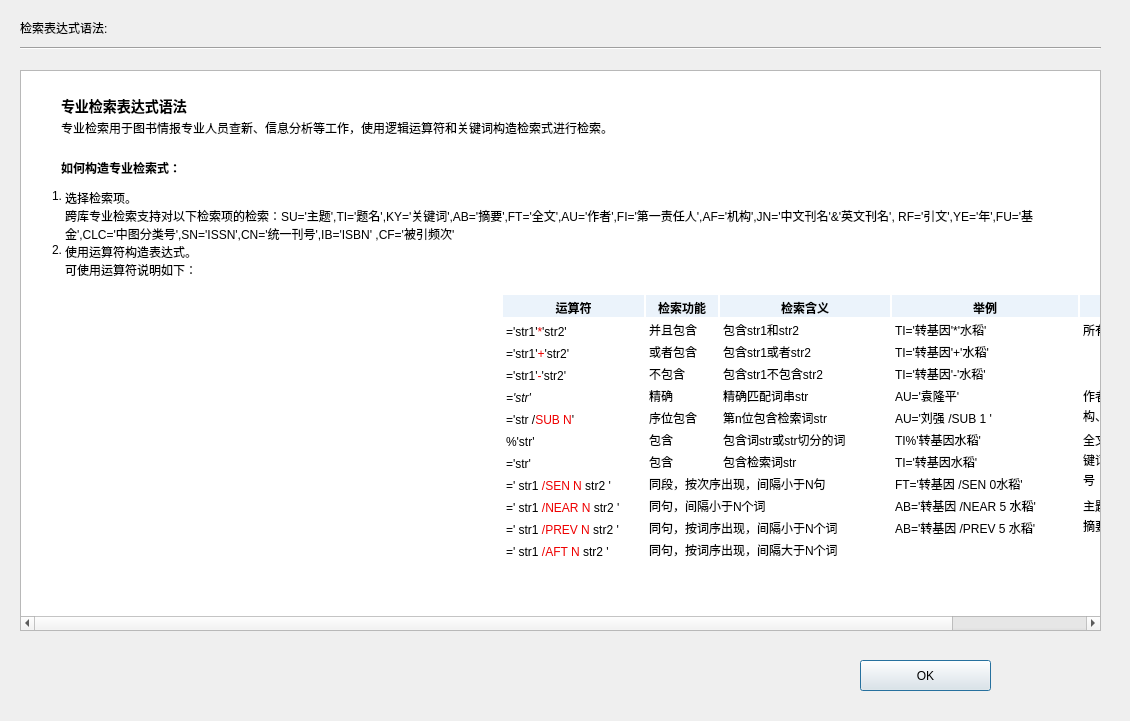
 <widget class="QDialog" name="HelpDialog_For_Admin">
  <property name="geometry">
   <rect>
    <x>0</x>
    <y>0</y>
    <width>1130</width>
    <height>721</height>
   </rect>
  </property>
  <property name="sizePolicy">
   <sizepolicy hsizetype="Fixed" vsizetype="Fixed">
    <horstretch>0</horstretch>
    <verstretch>0</verstretch>
   </sizepolicy>
  </property>
  <property name="windowTitle">
   <string>Dialog</string>
  </property>
  <widget class="QTextBrowser" name="textBrowser">
   <property name="geometry">
    <rect>
     <x>20</x>
     <y>70</y>
     <width>1081</width>
     <height>561</height>
    </rect>
   </property>
   <property name="html">
    <string>&lt;!DOCTYPE HTML PUBLIC &quot;-//W3C//DTD HTML 4.0//EN&quot; &quot;http://www.w3.org/TR/REC-html40/strict.dtd&quot;&gt;
&lt;html&gt;&lt;head&gt;&lt;meta name=&quot;qrichtext&quot; content=&quot;1&quot; /&gt;&lt;style type=&quot;text/css&quot;&gt;
p, li { white-space: pre-wrap; }
&lt;/style&gt;&lt;/head&gt;&lt;body style=&quot; font-family:'SimSun'; font-size:9pt; font-weight:400; font-style:normal;&quot;&gt;
&lt;p style=&quot;-qt-paragraph-type:empty; margin-top:0px; margin-bottom:0px; margin-left:36px; margin-right:36px; -qt-block-indent:0; text-indent:0px; line-height:20px;&quot;&gt;&lt;br /&gt;&lt;/p&gt;
&lt;p style=&quot; margin-top:0px; margin-bottom:0px; margin-left:36px; margin-right:36px; -qt-block-indent:0; text-indent:0px; line-height:20px;&quot;&gt;&lt;span style=&quot; font-size:14px; font-weight:600; color:#000000;&quot;&gt;专业检索表达式语法&lt;/span&gt;&lt;span style=&quot; font-size:12px; color:#000000;&quot;&gt;       &lt;/span&gt;&lt;/p&gt;
&lt;p style=&quot; margin-top:0px; margin-bottom:0px; margin-left:36px; margin-right:36px; -qt-block-indent:0; text-indent:0px; line-height:20px;&quot;&gt;&lt;span style=&quot; font-size:12px; color:#000000;&quot;&gt;专业检索用于图书情报专业人员查新、信息分析等工作，使用逻辑运算符和关键词构造检索式进行检索。 &lt;/span&gt;&lt;/p&gt;
&lt;p style=&quot;-qt-paragraph-type:empty; margin-top:0px; margin-bottom:0px; margin-left:36px; margin-right:36px; -qt-block-indent:0; text-indent:0px; line-height:20px;&quot;&gt;&lt;br /&gt;&lt;/p&gt;
&lt;p style=&quot; margin-top:0px; margin-bottom:0px; margin-left:36px; margin-right:36px; -qt-block-indent:0; text-indent:0px; line-height:20px;&quot;&gt;&lt;span style=&quot; font-size:12px; font-weight:600; color:#000000;&quot;&gt;如何构造专业检索式：&lt;/span&gt;&lt;/p&gt;
&lt;ol style=&quot;margin-top: 0px; margin-bottom: 0px; margin-left: 0px; margin-right: 0px; -qt-list-indent: 1;&quot;&gt;&lt;li style=&quot; font-size:12px; color:#000000;&quot; style=&quot; margin-top:12px; margin-bottom:0px; margin-left:0px; margin-right:0px; -qt-block-indent:0; text-indent:0px;&quot;&gt;&lt;span style=&quot; font-size:12px;&quot;&gt;选择检索项。&lt;br /&gt;跨库专业检索支持对以下检索项的检索：SU='主题',TI='题名',KY='关键词',AB='摘要',FT='全文',AU='作者',FI='第一责任人',AF='机构',JN='中文刊名'&amp;amp;'英文刊名', RF='引文',YE='年',FU='基金',CLC='中图分类号',SN='ISSN',CN='统一刊号',IB='ISBN' ,CF='被引频次'&lt;/span&gt;&lt;/li&gt;
&lt;li style=&quot; font-size:12px; color:#000000;&quot; style=&quot; margin-top:0px; margin-bottom:0px; margin-left:0px; margin-right:0px; -qt-block-indent:0; text-indent:0px;&quot;&gt;&lt;span style=&quot; font-size:12px;&quot;&gt;使用运算符构造表达式。&lt;br /&gt;可使用运算符说明如下：&lt;/span&gt;&lt;/li&gt;
&lt;p style=&quot;-qt-paragraph-type:empty; margin-top:0px; margin-bottom:0px; margin-left:0px; margin-right:0px; -qt-block-indent:1; text-indent:0px; font-size:12px; color:#000000;&quot;&gt;&lt;br /&gt;&lt;/p&gt;
&lt;p style=&quot;-qt-paragraph-type:empty; margin-top:0px; margin-bottom:0px; margin-left:0px; margin-right:0px; -qt-block-indent:0; text-indent:0px; font-size:12px; color:#000000;&quot;&gt;&lt;br /&gt;&lt;/p&gt;
&lt;table border=&quot;0&quot; style=&quot; margin-top:0px; margin-bottom:0px; margin-left:436px; margin-right:36px;&quot; cellspacing=&quot;2&quot; cellpadding=&quot;0&quot;&gt;
&lt;tr&gt;
&lt;td width=&quot;141&quot; bgcolor=&quot;#ebf3fb&quot; style=&quot; vertical-align:top;&quot;&gt;
&lt;p align=&quot;center&quot; style=&quot; margin-top:0px; margin-bottom:0px; margin-left:0px; margin-right:0px; -qt-block-indent:0; text-indent:0px; line-height:22px;&quot;&gt;&lt;span style=&quot; font-size:12px; font-weight:600; color:#000000; background-color:#ebf3fb;&quot;&gt;运算符&lt;/span&gt;&lt;/p&gt;&lt;/td&gt;
&lt;td width=&quot;72&quot; bgcolor=&quot;#ebf3fb&quot; style=&quot; vertical-align:top;&quot;&gt;
&lt;p align=&quot;center&quot; style=&quot; margin-top:0px; margin-bottom:0px; margin-left:0px; margin-right:0px; -qt-block-indent:0; text-indent:0px; line-height:22px;&quot;&gt;&lt;span style=&quot; font-size:12px; font-weight:600; color:#000000; background-color:#ebf3fb;&quot;&gt;检索功能&lt;/span&gt;&lt;/p&gt;&lt;/td&gt;
&lt;td width=&quot;170&quot; bgcolor=&quot;#ebf3fb&quot; style=&quot; vertical-align:top;&quot;&gt;
&lt;p align=&quot;center&quot; style=&quot; margin-top:0px; margin-bottom:0px; margin-left:0px; margin-right:0px; -qt-block-indent:0; text-indent:0px; line-height:22px;&quot;&gt;&lt;span style=&quot; font-size:12px; font-weight:600; color:#000000; background-color:#ebf3fb;&quot;&gt;检索含义&lt;/span&gt;&lt;/p&gt;&lt;/td&gt;
&lt;td width=&quot;186&quot; bgcolor=&quot;#ebf3fb&quot; style=&quot; vertical-align:top;&quot;&gt;
&lt;p align=&quot;center&quot; style=&quot; margin-top:0px; margin-bottom:0px; margin-left:0px; margin-right:0px; -qt-block-indent:0; text-indent:0px; line-height:22px;&quot;&gt;&lt;span style=&quot; font-size:12px; font-weight:600; color:#000000; background-color:#ebf3fb;&quot;&gt;举例&lt;/span&gt;&lt;/p&gt;&lt;/td&gt;
&lt;td width=&quot;135&quot; bgcolor=&quot;#ebf3fb&quot; style=&quot; vertical-align:top;&quot;&gt;
&lt;p align=&quot;center&quot; style=&quot; margin-top:0px; margin-bottom:0px; margin-left:0px; margin-right:0px; -qt-block-indent:0; text-indent:0px; line-height:22px;&quot;&gt;&lt;span style=&quot; font-size:12px; font-weight:600; color:#000000; background-color:#ebf3fb;&quot;&gt;适用检索项&lt;/span&gt;&lt;/p&gt;&lt;/td&gt;&lt;/tr&gt;
&lt;tr&gt;
&lt;td style=&quot; vertical-align:top; padding-left:3; padding-right:3; padding-top:0; padding-bottom:0;&quot;&gt;
&lt;p style=&quot; margin-top:0px; margin-bottom:0px; margin-left:0px; margin-right:0px; -qt-block-indent:0; text-indent:0px; line-height:20px;&quot;&gt;&lt;span style=&quot; font-family:'??'; font-size:12px; color:#000000;&quot;&gt;='str1'&lt;/span&gt;&lt;span style=&quot; font-family:'??'; font-size:12px; color:#ee0000;&quot;&gt;*&lt;/span&gt;&lt;span style=&quot; font-family:'??'; font-size:12px; color:#000000;&quot;&gt;'str2'&lt;/span&gt;&lt;/p&gt;&lt;/td&gt;
&lt;td style=&quot; vertical-align:top; padding-left:3; padding-right:3; padding-top:0; padding-bottom:0;&quot;&gt;
&lt;p style=&quot; margin-top:0px; margin-bottom:0px; margin-left:0px; margin-right:0px; -qt-block-indent:0; text-indent:0px; line-height:20px;&quot;&gt;&lt;span style=&quot; font-family:'??'; font-size:12px; color:#000000;&quot;&gt;并且包含&lt;/span&gt;&lt;/p&gt;&lt;/td&gt;
&lt;td style=&quot; vertical-align:top; padding-left:3; padding-right:3; padding-top:0; padding-bottom:0;&quot;&gt;
&lt;p style=&quot; margin-top:0px; margin-bottom:0px; margin-left:0px; margin-right:0px; -qt-block-indent:0; text-indent:0px; line-height:20px;&quot;&gt;&lt;span style=&quot; font-family:'??'; font-size:12px; color:#000000;&quot;&gt;包含str1和str2&lt;/span&gt;&lt;/p&gt;&lt;/td&gt;
&lt;td style=&quot; vertical-align:top; padding-left:3; padding-right:3; padding-top:0; padding-bottom:0;&quot;&gt;
&lt;p style=&quot; margin-top:0px; margin-bottom:0px; margin-left:0px; margin-right:0px; -qt-block-indent:0; text-indent:0px; line-height:20px;&quot;&gt;&lt;span style=&quot; font-family:'??'; font-size:12px; color:#000000;&quot;&gt;TI='转基因'*'水稻'&lt;/span&gt;&lt;/p&gt;&lt;/td&gt;
&lt;td rowspan=&quot;3&quot; style=&quot; vertical-align:top; padding-left:3; padding-right:3; padding-top:0; padding-bottom:0;&quot;&gt;
&lt;p style=&quot; margin-top:0px; margin-bottom:0px; margin-left:0px; margin-right:0px; -qt-block-indent:0; text-indent:0px; line-height:20px;&quot;&gt;&lt;span style=&quot; font-family:'??'; font-size:12px; color:#000000;&quot;&gt;所有检索项&lt;/span&gt;&lt;/p&gt;&lt;/td&gt;&lt;/tr&gt;
&lt;tr&gt;
&lt;td style=&quot; vertical-align:top; padding-left:3; padding-right:3; padding-top:0; padding-bottom:0;&quot;&gt;
&lt;p style=&quot; margin-top:0px; margin-bottom:0px; margin-left:0px; margin-right:0px; -qt-block-indent:0; text-indent:0px; line-height:20px;&quot;&gt;&lt;span style=&quot; font-family:'??'; font-size:12px; color:#000000;&quot;&gt;='str1'&lt;/span&gt;&lt;span style=&quot; font-family:'??'; font-size:12px; color:#ee0000;&quot;&gt;+&lt;/span&gt;&lt;span style=&quot; font-family:'??'; font-size:12px; color:#000000;&quot;&gt;'str2'&lt;/span&gt;&lt;/p&gt;&lt;/td&gt;
&lt;td style=&quot; vertical-align:top; padding-left:3; padding-right:3; padding-top:0; padding-bottom:0;&quot;&gt;
&lt;p style=&quot; margin-top:0px; margin-bottom:0px; margin-left:0px; margin-right:0px; -qt-block-indent:0; text-indent:0px; line-height:20px;&quot;&gt;&lt;span style=&quot; font-family:'??'; font-size:12px; color:#000000;&quot;&gt;或者包含&lt;/span&gt;&lt;/p&gt;&lt;/td&gt;
&lt;td style=&quot; vertical-align:top; padding-left:3; padding-right:3; padding-top:0; padding-bottom:0;&quot;&gt;
&lt;p style=&quot; margin-top:0px; margin-bottom:0px; margin-left:0px; margin-right:0px; -qt-block-indent:0; text-indent:0px; line-height:20px;&quot;&gt;&lt;span style=&quot; font-family:'??'; font-size:12px; color:#000000;&quot;&gt;包含str1或者str2&lt;/span&gt;&lt;/p&gt;&lt;/td&gt;
&lt;td style=&quot; vertical-align:top; padding-left:3; padding-right:3; padding-top:0; padding-bottom:0;&quot;&gt;
&lt;p style=&quot; margin-top:0px; margin-bottom:0px; margin-left:0px; margin-right:0px; -qt-block-indent:0; text-indent:0px; line-height:20px;&quot;&gt;&lt;span style=&quot; font-family:'??'; font-size:12px; color:#000000;&quot;&gt;TI='转基因'+'水稻'&lt;/span&gt;&lt;/p&gt;&lt;/td&gt;&lt;/tr&gt;
&lt;tr&gt;
&lt;td style=&quot; vertical-align:top; padding-left:3; padding-right:3; padding-top:0; padding-bottom:0;&quot;&gt;
&lt;p style=&quot; margin-top:0px; margin-bottom:0px; margin-left:0px; margin-right:0px; -qt-block-indent:0; text-indent:0px; line-height:20px;&quot;&gt;&lt;span style=&quot; font-family:'??'; font-size:12px; color:#000000;&quot;&gt;='str1'&lt;/span&gt;&lt;span style=&quot; font-family:'??'; font-size:12px; color:#ee0000;&quot;&gt;-&lt;/span&gt;&lt;span style=&quot; font-family:'??'; font-size:12px; color:#000000;&quot;&gt;'str2'&lt;/span&gt;&lt;/p&gt;&lt;/td&gt;
&lt;td style=&quot; vertical-align:top; padding-left:3; padding-right:3; padding-top:0; padding-bottom:0;&quot;&gt;
&lt;p style=&quot; margin-top:0px; margin-bottom:0px; margin-left:0px; margin-right:0px; -qt-block-indent:0; text-indent:0px; line-height:20px;&quot;&gt;&lt;span style=&quot; font-family:'??'; font-size:12px; color:#000000;&quot;&gt;不包含&lt;/span&gt;&lt;/p&gt;&lt;/td&gt;
&lt;td style=&quot; vertical-align:top; padding-left:3; padding-right:3; padding-top:0; padding-bottom:0;&quot;&gt;
&lt;p style=&quot; margin-top:0px; margin-bottom:0px; margin-left:0px; margin-right:0px; -qt-block-indent:0; text-indent:0px; line-height:20px;&quot;&gt;&lt;span style=&quot; font-family:'??'; font-size:12px; color:#000000;&quot;&gt;包含str1不包含str2&lt;/span&gt;&lt;/p&gt;&lt;/td&gt;
&lt;td style=&quot; vertical-align:top; padding-left:3; padding-right:3; padding-top:0; padding-bottom:0;&quot;&gt;
&lt;p style=&quot; margin-top:0px; margin-bottom:0px; margin-left:0px; margin-right:0px; -qt-block-indent:0; text-indent:0px; line-height:20px;&quot;&gt;&lt;span style=&quot; font-family:'??'; font-size:12px; color:#000000;&quot;&gt;TI='转基因'-'水稻'&lt;/span&gt;&lt;/p&gt;&lt;/td&gt;&lt;/tr&gt;
&lt;tr&gt;
&lt;td style=&quot; vertical-align:top; padding-left:3; padding-right:3; padding-top:0; padding-bottom:0;&quot;&gt;
&lt;p style=&quot; margin-top:0px; margin-bottom:0px; margin-left:0px; margin-right:0px; -qt-block-indent:0; text-indent:0px; line-height:20px;&quot;&gt;&lt;span style=&quot; font-family:'??'; font-size:12px; font-style:italic; color:#000000;&quot;&gt;='str'&lt;/span&gt;&lt;/p&gt;&lt;/td&gt;
&lt;td style=&quot; vertical-align:top; padding-left:3; padding-right:3; padding-top:0; padding-bottom:0;&quot;&gt;
&lt;p style=&quot; margin-top:0px; margin-bottom:0px; margin-left:0px; margin-right:0px; -qt-block-indent:0; text-indent:0px; line-height:20px;&quot;&gt;&lt;span style=&quot; font-family:'??'; font-size:12px; color:#000000;&quot;&gt;精确&lt;/span&gt;&lt;/p&gt;&lt;/td&gt;
&lt;td style=&quot; vertical-align:top; padding-left:3; padding-right:3; padding-top:0; padding-bottom:0;&quot;&gt;
&lt;p style=&quot; margin-top:0px; margin-bottom:0px; margin-left:0px; margin-right:0px; -qt-block-indent:0; text-indent:0px; line-height:20px;&quot;&gt;&lt;span style=&quot; font-family:'??'; font-size:12px; color:#000000;&quot;&gt;精确匹配词串str&lt;/span&gt;&lt;/p&gt;&lt;/td&gt;
&lt;td style=&quot; vertical-align:top; padding-left:3; padding-right:3; padding-top:0; padding-bottom:0;&quot;&gt;
&lt;p style=&quot; margin-top:0px; margin-bottom:0px; margin-left:0px; margin-right:0px; -qt-block-indent:0; text-indent:0px; line-height:20px;&quot;&gt;&lt;span style=&quot; font-family:'??'; font-size:12px; color:#000000;&quot;&gt;AU='袁隆平'&lt;/span&gt;&lt;/p&gt;&lt;/td&gt;
&lt;td rowspan=&quot;2&quot; style=&quot; vertical-align:top; padding-left:3; padding-right:3; padding-top:0; padding-bottom:0;&quot;&gt;
&lt;p style=&quot; margin-top:0px; margin-bottom:0px; margin-left:0px; margin-right:0px; -qt-block-indent:0; text-indent:0px; line-height:20px;&quot;&gt;&lt;span style=&quot; font-family:'??'; font-size:12px; color:#000000;&quot;&gt;作者、第一责任人、机构、中文刊名&amp;amp;英文刊名&lt;/span&gt;&lt;/p&gt;&lt;/td&gt;&lt;/tr&gt;
&lt;tr&gt;
&lt;td style=&quot; vertical-align:top; padding-left:3; padding-right:3; padding-top:0; padding-bottom:0;&quot;&gt;
&lt;p style=&quot; margin-top:0px; margin-bottom:0px; margin-left:0px; margin-right:0px; -qt-block-indent:0; text-indent:0px; line-height:20px;&quot;&gt;&lt;span style=&quot; font-family:'??'; font-size:12px; color:#000000;&quot;&gt;='str /&lt;/span&gt;&lt;span style=&quot; font-family:'??'; font-size:12px; color:#ee0000;&quot;&gt;SUB N&lt;/span&gt;&lt;span style=&quot; font-family:'??'; font-size:12px; color:#000000;&quot;&gt;'&lt;/span&gt;&lt;/p&gt;&lt;/td&gt;
&lt;td style=&quot; vertical-align:top; padding-left:3; padding-right:3; padding-top:0; padding-bottom:0;&quot;&gt;
&lt;p style=&quot; margin-top:0px; margin-bottom:0px; margin-left:0px; margin-right:0px; -qt-block-indent:0; text-indent:0px; line-height:20px;&quot;&gt;&lt;span style=&quot; font-family:'??'; font-size:12px; color:#000000;&quot;&gt;序位包含&lt;/span&gt;&lt;/p&gt;&lt;/td&gt;
&lt;td style=&quot; vertical-align:top; padding-left:3; padding-right:3; padding-top:0; padding-bottom:0;&quot;&gt;
&lt;p style=&quot; margin-top:0px; margin-bottom:0px; margin-left:0px; margin-right:0px; -qt-block-indent:0; text-indent:0px; line-height:20px;&quot;&gt;&lt;span style=&quot; font-family:'??'; font-size:12px; color:#000000;&quot;&gt;第n位包含检索词str&lt;/span&gt;&lt;/p&gt;&lt;/td&gt;
&lt;td style=&quot; vertical-align:top; padding-left:3; padding-right:3; padding-top:0; padding-bottom:0;&quot;&gt;
&lt;p style=&quot; margin-top:0px; margin-bottom:0px; margin-left:0px; margin-right:0px; -qt-block-indent:0; text-indent:0px; line-height:20px;&quot;&gt;&lt;span style=&quot; font-family:'??'; font-size:12px; color:#000000;&quot;&gt;AU='刘强 /SUB 1 '&lt;/span&gt;&lt;/p&gt;&lt;/td&gt;&lt;/tr&gt;
&lt;tr&gt;
&lt;td style=&quot; vertical-align:top; padding-left:3; padding-right:3; padding-top:0; padding-bottom:0;&quot;&gt;
&lt;p style=&quot; margin-top:0px; margin-bottom:0px; margin-left:0px; margin-right:0px; -qt-block-indent:0; text-indent:0px; line-height:20px;&quot;&gt;&lt;span style=&quot; font-family:'??'; font-size:12px; color:#000000;&quot;&gt;%'str'&lt;/span&gt;&lt;/p&gt;&lt;/td&gt;
&lt;td style=&quot; vertical-align:top; padding-left:3; padding-right:3; padding-top:0; padding-bottom:0;&quot;&gt;
&lt;p style=&quot; margin-top:0px; margin-bottom:0px; margin-left:0px; margin-right:0px; -qt-block-indent:0; text-indent:0px; line-height:20px;&quot;&gt;&lt;span style=&quot; font-family:'??'; font-size:12px; color:#000000;&quot;&gt;包含&lt;/span&gt;&lt;/p&gt;&lt;/td&gt;
&lt;td style=&quot; vertical-align:top; padding-left:3; padding-right:3; padding-top:0; padding-bottom:0;&quot;&gt;
&lt;p style=&quot; margin-top:0px; margin-bottom:0px; margin-left:0px; margin-right:0px; -qt-block-indent:0; text-indent:0px; line-height:20px;&quot;&gt;&lt;span style=&quot; font-family:'??'; font-size:12px; color:#000000;&quot;&gt;包含词str或str切分的词&lt;/span&gt;&lt;/p&gt;&lt;/td&gt;
&lt;td style=&quot; vertical-align:top; padding-left:3; padding-right:3; padding-top:0; padding-bottom:0;&quot;&gt;
&lt;p style=&quot; margin-top:0px; margin-bottom:0px; margin-left:0px; margin-right:0px; -qt-block-indent:0; text-indent:0px; line-height:20px;&quot;&gt;&lt;span style=&quot; font-family:'??'; font-size:12px; color:#000000;&quot;&gt;TI%'转基因水稻'&lt;/span&gt;&lt;/p&gt;&lt;/td&gt;
&lt;td rowspan=&quot;3&quot; style=&quot; vertical-align:top; padding-left:3; padding-right:3; padding-top:0; padding-bottom:0;&quot;&gt;
&lt;p style=&quot; margin-top:0px; margin-bottom:0px; margin-left:0px; margin-right:0px; -qt-block-indent:0; text-indent:0px; line-height:20px;&quot;&gt;&lt;span style=&quot; font-family:'??'; font-size:12px; color:#000000;&quot;&gt;全文、主题、题名、关键词、摘要、中图分类号&lt;/span&gt;&lt;/p&gt;&lt;/td&gt;&lt;/tr&gt;
&lt;tr&gt;
&lt;td style=&quot; vertical-align:top; padding-left:3; padding-right:3; padding-top:0; padding-bottom:0;&quot;&gt;
&lt;p style=&quot; margin-top:0px; margin-bottom:0px; margin-left:0px; margin-right:0px; -qt-block-indent:0; text-indent:0px; line-height:20px;&quot;&gt;&lt;span style=&quot; font-family:'??'; font-size:12px; color:#000000;&quot;&gt;='str'&lt;/span&gt;&lt;/p&gt;&lt;/td&gt;
&lt;td style=&quot; vertical-align:top; padding-left:3; padding-right:3; padding-top:0; padding-bottom:0;&quot;&gt;
&lt;p style=&quot; margin-top:0px; margin-bottom:0px; margin-left:0px; margin-right:0px; -qt-block-indent:0; text-indent:0px; line-height:20px;&quot;&gt;&lt;span style=&quot; font-family:'??'; font-size:12px; color:#000000;&quot;&gt;包含&lt;/span&gt;&lt;/p&gt;&lt;/td&gt;
&lt;td style=&quot; vertical-align:top; padding-left:3; padding-right:3; padding-top:0; padding-bottom:0;&quot;&gt;
&lt;p style=&quot; margin-top:0px; margin-bottom:0px; margin-left:0px; margin-right:0px; -qt-block-indent:0; text-indent:0px; line-height:20px;&quot;&gt;&lt;span style=&quot; font-family:'??'; font-size:12px; color:#000000;&quot;&gt;包含检索词str&lt;/span&gt;&lt;/p&gt;&lt;/td&gt;
&lt;td style=&quot; vertical-align:top; padding-left:3; padding-right:3; padding-top:0; padding-bottom:0;&quot;&gt;
&lt;p style=&quot; margin-top:0px; margin-bottom:0px; margin-left:0px; margin-right:0px; -qt-block-indent:0; text-indent:0px; line-height:20px;&quot;&gt;&lt;span style=&quot; font-family:'??'; font-size:12px; color:#000000;&quot;&gt;TI='转基因水稻'&lt;/span&gt;&lt;/p&gt;&lt;/td&gt;&lt;/tr&gt;
&lt;tr&gt;
&lt;td style=&quot; vertical-align:top; padding-left:3; padding-right:3; padding-top:0; padding-bottom:0;&quot;&gt;
&lt;p style=&quot; margin-top:0px; margin-bottom:0px; margin-left:0px; margin-right:0px; -qt-block-indent:0; text-indent:0px; line-height:20px;&quot;&gt;&lt;span style=&quot; font-family:'??'; font-size:12px; color:#000000;&quot;&gt;=' str1 &lt;/span&gt;&lt;span style=&quot; font-family:'??'; font-size:12px; color:#ee0000;&quot;&gt;/SEN N&lt;/span&gt;&lt;span style=&quot; font-family:'??'; font-size:12px; color:#000000;&quot;&gt; str2 '&lt;/span&gt;&lt;/p&gt;&lt;/td&gt;
&lt;td colspan=&quot;2&quot; style=&quot; vertical-align:top; padding-left:3; padding-right:3; padding-top:0; padding-bottom:0;&quot;&gt;
&lt;p style=&quot; margin-top:0px; margin-bottom:0px; margin-left:0px; margin-right:0px; -qt-block-indent:0; text-indent:0px; line-height:20px;&quot;&gt;&lt;span style=&quot; font-family:'??'; font-size:12px; color:#000000;&quot;&gt;同段，按次序出现，间隔小于N句&lt;/span&gt;&lt;/p&gt;&lt;/td&gt;
&lt;td style=&quot; vertical-align:top; padding-left:3; padding-right:3; padding-top:0; padding-bottom:0;&quot;&gt;
&lt;p style=&quot; margin-top:0px; margin-bottom:0px; margin-left:0px; margin-right:0px; -qt-block-indent:0; text-indent:0px; line-height:20px;&quot;&gt;&lt;span style=&quot; font-family:'??'; font-size:12px; color:#000000;&quot;&gt;FT='转基因 /SEN 0水稻'&lt;/span&gt;&lt;/p&gt;&lt;/td&gt;&lt;/tr&gt;
&lt;tr&gt;
&lt;td style=&quot; vertical-align:top; padding-left:3; padding-right:3; padding-top:0; padding-bottom:0;&quot;&gt;
&lt;p style=&quot; margin-top:0px; margin-bottom:0px; margin-left:0px; margin-right:0px; -qt-block-indent:0; text-indent:0px; line-height:20px;&quot;&gt;&lt;span style=&quot; font-family:'??'; font-size:12px; color:#000000;&quot;&gt;=' str1 &lt;/span&gt;&lt;span style=&quot; font-family:'??'; font-size:12px; color:#ee0000;&quot;&gt;/NEAR N&lt;/span&gt;&lt;span style=&quot; font-family:'??'; font-size:12px; color:#000000;&quot;&gt; str2 '&lt;/span&gt;&lt;/p&gt;&lt;/td&gt;
&lt;td colspan=&quot;2&quot; style=&quot; vertical-align:top; padding-left:3; padding-right:3; padding-top:0; padding-bottom:0;&quot;&gt;
&lt;p style=&quot; margin-top:0px; margin-bottom:0px; margin-left:0px; margin-right:0px; -qt-block-indent:0; text-indent:0px; line-height:20px;&quot;&gt;&lt;span style=&quot; font-family:'??'; font-size:12px; color:#000000;&quot;&gt;同句，间隔小于N个词&lt;/span&gt;&lt;/p&gt;&lt;/td&gt;
&lt;td style=&quot; vertical-align:top; padding-left:3; padding-right:3; padding-top:0; padding-bottom:0;&quot;&gt;
&lt;p style=&quot; margin-top:0px; margin-bottom:0px; margin-left:0px; margin-right:0px; -qt-block-indent:0; text-indent:0px; line-height:20px;&quot;&gt;&lt;span style=&quot; font-family:'??'; font-size:12px; color:#000000;&quot;&gt;AB='转基因 /NEAR 5 水稻'&lt;/span&gt;&lt;/p&gt;&lt;/td&gt;
&lt;td rowspan=&quot;5&quot; style=&quot; vertical-align:top; padding-left:3; padding-right:3; padding-top:0; padding-bottom:0;&quot;&gt;
&lt;p style=&quot; margin-top:0px; margin-bottom:0px; margin-left:0px; margin-right:0px; -qt-block-indent:0; text-indent:0px; line-height:20px;&quot;&gt;&lt;span style=&quot; font-family:'??'; font-size:12px; color:#000000;&quot;&gt;主题、题名、关键词、摘要、中图分类号&lt;/span&gt;&lt;/p&gt;&lt;/td&gt;&lt;/tr&gt;
&lt;tr&gt;
&lt;td style=&quot; vertical-align:top; padding-left:3; padding-right:3; padding-top:0; padding-bottom:0;&quot;&gt;
&lt;p style=&quot; margin-top:0px; margin-bottom:0px; margin-left:0px; margin-right:0px; -qt-block-indent:0; text-indent:0px; line-height:20px;&quot;&gt;&lt;span style=&quot; font-family:'??'; font-size:12px; color:#000000;&quot;&gt;=' str1 &lt;/span&gt;&lt;span style=&quot; font-family:'??'; font-size:12px; color:#ee0000;&quot;&gt;/PREV N&lt;/span&gt;&lt;span style=&quot; font-family:'??'; font-size:12px; color:#000000;&quot;&gt; str2 '&lt;/span&gt;&lt;/p&gt;&lt;/td&gt;
&lt;td colspan=&quot;2&quot; style=&quot; vertical-align:top; padding-left:3; padding-right:3; padding-top:0; padding-bottom:0;&quot;&gt;
&lt;p style=&quot; margin-top:0px; margin-bottom:0px; margin-left:0px; margin-right:0px; -qt-block-indent:0; text-indent:0px; line-height:20px;&quot;&gt;&lt;span style=&quot; font-family:'??'; font-size:12px; color:#000000;&quot;&gt;同句，按词序出现，间隔小于N个词&lt;/span&gt;&lt;/p&gt;&lt;/td&gt;
&lt;td style=&quot; vertical-align:top; padding-left:3; padding-right:3; padding-top:0; padding-bottom:0;&quot;&gt;
&lt;p style=&quot; margin-top:0px; margin-bottom:0px; margin-left:0px; margin-right:0px; -qt-block-indent:0; text-indent:0px; line-height:20px;&quot;&gt;&lt;span style=&quot; font-family:'??'; font-size:12px; color:#000000;&quot;&gt;AB='转基因 /PREV 5 水稻'&lt;/span&gt;&lt;/p&gt;&lt;/td&gt;&lt;/tr&gt;
&lt;tr&gt;
&lt;td style=&quot; vertical-align:top; padding-left:3; padding-right:3; padding-top:0; padding-bottom:0;&quot;&gt;
&lt;p style=&quot; margin-top:0px; margin-bottom:0px; margin-left:0px; margin-right:0px; -qt-block-indent:0; text-indent:0px; line-height:20px;&quot;&gt;&lt;span style=&quot; font-family:'??'; font-size:12px; color:#000000;&quot;&gt;=' str1 &lt;/span&gt;&lt;span style=&quot; font-family:'??'; font-size:12px; color:#ee0000;&quot;&gt;/AFT N&lt;/span&gt;&lt;span style=&quot; font-family:'??'; font-size:12px; color:#000000;&quot;&gt; str2 '&lt;/span&gt;&lt;/p&gt;&lt;/td&gt;
&lt;td colspan=&quot;2&quot; style=&quot; vertical-align:top; padding-left:3; padding-right:3; padding-top:0; padding-bottom:0;&quot;&gt;
&lt;p style=&quot; margin-top:0px; margin-bottom:0px; margin-left:0px; margin-right:0px; -qt-block-indent:0; text-indent:0px; line-height:20px;&quot;&gt;&lt;span style=&quot; font-family:'??'; font-size:12px; color:#000000;&quot;&gt;同句，按词序出现，间隔大于N个词&lt;/span&gt;&lt;/p&gt;&lt;/td&gt;
&lt;td style=&quot; vertical-align:top; padding-left:3; padding-right:3; padding-top:0; padding-bottom:0;&quot;&gt;
&lt;p style=&quot; margin-top:0px; margin-bottom:0px; margin-left:0px; margin-right:0px; -qt-block-indent:0; text-indent:0px; line-height:20px;&quot;&gt;&lt;span style=&quot; font-family:'??'; font-size:12px; color:#000000;&quot;&gt;AB='转基因 /AFT 5 水稻'&lt;/span&gt;&lt;/p&gt;&lt;/td&gt;&lt;/tr&gt;
&lt;tr&gt;
&lt;td style=&quot; vertical-align:top; padding-left:3; padding-right:3; padding-top:0; padding-bottom:0;&quot;&gt;
&lt;p style=&quot; margin-top:0px; margin-bottom:0px; margin-left:0px; margin-right:0px; -qt-block-indent:0; text-indent:0px; line-height:20px;&quot;&gt;&lt;span style=&quot; font-family:'??'; font-size:12px; color:#000000;&quot;&gt;=' str1 &lt;/span&gt;&lt;span style=&quot; font-family:'??'; font-size:12px; color:#ee0000;&quot;&gt;/PRG N&lt;/span&gt;&lt;span style=&quot; font-family:'??'; font-size:12px; color:#000000;&quot;&gt; str2 '&lt;/span&gt;&lt;/p&gt;&lt;/td&gt;
&lt;td colspan=&quot;2&quot; style=&quot; vertical-align:top; padding-left:3; padding-right:3; padding-top:0; padding-bottom:0;&quot;&gt;
&lt;p style=&quot; margin-top:0px; margin-bottom:0px; margin-left:0px; margin-right:0px; -qt-block-indent:0; text-indent:0px; line-height:20px;&quot;&gt;&lt;span style=&quot; font-family:'??'; font-size:12px; color:#000000;&quot;&gt;全文，词间隔小于N段&lt;/span&gt;&lt;/p&gt;&lt;/td&gt;
&lt;td style=&quot; vertical-align:top; padding-left:3; padding-right:3; padding-top:0; padding-bottom:0;&quot;&gt;
&lt;p style=&quot; margin-top:0px; margin-bottom:0px; margin-left:0px; margin-right:0px; -qt-block-indent:0; text-indent:0px; line-height:20px;&quot;&gt;&lt;span style=&quot; font-family:'??'; font-size:12px; color:#000000;&quot;&gt;AB='转基因 /PRG 5 水稻'&lt;/span&gt;&lt;/p&gt;&lt;/td&gt;&lt;/tr&gt;
&lt;tr&gt;
&lt;td style=&quot; vertical-align:top; padding-left:3; padding-right:3; padding-top:0; padding-bottom:0;&quot;&gt;
&lt;p style=&quot; margin-top:0px; margin-bottom:0px; margin-left:0px; margin-right:0px; -qt-block-indent:0; text-indent:0px; line-height:20px;&quot;&gt;&lt;span style=&quot; font-family:'??'; font-size:12px; color:#000000;&quot;&gt;=' str &lt;/span&gt;&lt;span style=&quot; font-family:'??'; font-size:12px; color:#ee0000;&quot;&gt;$ N &lt;/span&gt;&lt;span style=&quot; font-family:'??'; font-size:12px; color:#000000;&quot;&gt;'&lt;/span&gt;&lt;/p&gt;&lt;/td&gt;
&lt;td colspan=&quot;2&quot; style=&quot; vertical-align:top; padding-left:3; padding-right:3; padding-top:0; padding-bottom:0;&quot;&gt;
&lt;p style=&quot; margin-top:0px; margin-bottom:0px; margin-left:0px; margin-right:0px; -qt-block-indent:0; text-indent:0px; line-height:20px;&quot;&gt;&lt;span style=&quot; font-family:'??'; font-size:12px; color:#000000;&quot;&gt;检索词出现N次&lt;/span&gt;&lt;/p&gt;&lt;/td&gt;
&lt;td style=&quot; vertical-align:top; padding-left:3; padding-right:3; padding-top:0; padding-bottom:0;&quot;&gt;
&lt;p style=&quot; margin-top:0px; margin-bottom:0px; margin-left:0px; margin-right:0px; -qt-block-indent:0; text-indent:0px; line-height:20px;&quot;&gt;&lt;span style=&quot; font-family:'??'; font-size:12px; color:#000000;&quot;&gt;TI='转基因 $ 2'&lt;/span&gt;&lt;/p&gt;&lt;/td&gt;&lt;/tr&gt;
&lt;tr&gt;
&lt;td style=&quot; vertical-align:top; padding-left:3; padding-right:3; padding-top:0; padding-bottom:0;&quot;&gt;
&lt;p style=&quot; margin-top:0px; margin-bottom:0px; margin-left:0px; margin-right:0px; -qt-block-indent:0; text-indent:0px; line-height:20px;&quot;&gt;&lt;span style=&quot; font-family:'??'; font-size:12px; color:#000000;&quot;&gt;BETWEEN&lt;/span&gt;&lt;/p&gt;&lt;/td&gt;
&lt;td colspan=&quot;2&quot; style=&quot; vertical-align:top; padding-left:3; padding-right:3; padding-top:0; padding-bottom:0;&quot;&gt;
&lt;p style=&quot; margin-top:0px; margin-bottom:0px; margin-left:0px; margin-right:0px; -qt-block-indent:0; text-indent:0px; line-height:20px;&quot;&gt;&lt;span style=&quot; font-family:'??'; font-size:12px; color:#000000;&quot;&gt;年度阶段查询&lt;/span&gt;&lt;/p&gt;&lt;/td&gt;
&lt;td style=&quot; vertical-align:top; padding-left:3; padding-right:3; padding-top:0; padding-bottom:0;&quot;&gt;
&lt;p style=&quot; margin-top:0px; margin-bottom:0px; margin-left:0px; margin-right:0px; -qt-block-indent:0; text-indent:0px; line-height:20px;&quot;&gt;&lt;span style=&quot; font-family:'??'; font-size:12px; color:#000000;&quot;&gt;YE BETWEEN ('2000','2013')&lt;/span&gt;&lt;/p&gt;&lt;/td&gt;
&lt;td style=&quot; vertical-align:top; padding-left:3; padding-right:3; padding-top:0; padding-bottom:0;&quot;&gt;
&lt;p style=&quot; margin-top:0px; margin-bottom:0px; margin-left:0px; margin-right:0px; -qt-block-indent:0; text-indent:0px; line-height:20px;&quot;&gt;&lt;span style=&quot; font-family:'??'; font-size:12px; color:#000000;&quot;&gt;年、发表时间、学位年度、更新日期&lt;/span&gt;&lt;/p&gt;&lt;/td&gt;&lt;/tr&gt;&lt;/table&gt;
&lt;li style=&quot; font-size:12px; color:#000000;&quot; style=&quot; margin-top:0px; margin-bottom:12px; margin-left:0px; margin-right:0px; -qt-block-indent:0; text-indent:0px;&quot;&gt;&lt;span style=&quot; font-size:12px;&quot;&gt;使用“AND”、“OR”、“NOT”等逻辑运算符，“()”符号将表达式按照检索目标组合起来。&lt;/span&gt;&lt;/li&gt;&lt;/ol&gt;
&lt;p style=&quot; margin-top:0px; margin-bottom:0px; margin-left:0px; margin-right:0px; -qt-block-indent:1; text-indent:0px;&quot;&gt;&lt;span style=&quot; font-size:12px; font-weight:600; color:#000000;&quot;&gt;注意事项：&lt;/span&gt;&lt;/p&gt;
&lt;ul style=&quot;margin-top: 0px; margin-bottom: 0px; margin-left: 0px; margin-right: 0px; -qt-list-indent: 1;&quot;&gt;&lt;li style=&quot; font-size:12px; color:#000000;&quot; style=&quot; margin-top:12px; margin-bottom:0px; margin-left:0px; margin-right:0px; -qt-block-indent:0; text-indent:0px;&quot;&gt;&lt;span style=&quot; font-size:12px;&quot;&gt;所有符号和英文字母，都必须使用英文半角字符；&lt;/span&gt;&lt;/li&gt;
&lt;li style=&quot; font-size:12px; color:#000000;&quot; style=&quot; margin-top:0px; margin-bottom:0px; margin-left:0px; margin-right:0px; -qt-block-indent:0; text-indent:0px;&quot;&gt;&lt;span style=&quot; font-size:12px;&quot;&gt;“AND”、“OR”、“NOT”三种逻辑运算符的优先级相同；如要改变组合的顺序，请使用英文半角圆括号“()”将条件括起；&lt;/span&gt;&lt;/li&gt;
&lt;li style=&quot; font-size:12px; color:#000000;&quot; style=&quot; margin-top:0px; margin-bottom:0px; margin-left:0px; margin-right:0px; -qt-block-indent:0; text-indent:0px;&quot;&gt;&lt;span style=&quot; font-size:12px;&quot;&gt;逻辑关系符号 （与（AND）、或（OR）非（NOT）前后要空一个字节；&lt;/span&gt;&lt;/li&gt;
&lt;li style=&quot; font-size:12px; color:#000000;&quot; style=&quot; margin-top:0px; margin-bottom:12px; margin-left:0px; margin-right:0px; -qt-block-indent:0; text-indent:0px;&quot;&gt;&lt;span style=&quot; font-size:12px;&quot;&gt;使用“同句”、“同段”、“词频”时，需用一组西文单引号将多个检索词及其运算符括起， 如：'流体 # 力学'；&lt;br /&gt;例1 &lt;br /&gt;要求检索钱伟长在清华大学或上海大学时发表的文章。检索式：AU =钱伟长 and (AF =清华大学 or AF =上海大学) &lt;br /&gt;例2&lt;br /&gt;要求检索钱伟长在清华大学期间发表的题名或摘要中都包含“物理”的文章。检索式：AU =钱伟长 and AF=清华大学 and (TI =物理 or AB = 物理)&lt;/span&gt;&lt;/li&gt;&lt;/ul&gt;
&lt;p style=&quot;-qt-paragraph-type:empty; margin-top:0px; margin-bottom:12px; margin-left:0px; margin-right:0px; -qt-block-indent:1; text-indent:0px; font-size:12px; color:#000000;&quot;&gt;&lt;br /&gt;&lt;/p&gt;&lt;/body&gt;&lt;/html&gt;</string>
   </property>
  </widget>
  <widget class="QPushButton" name="pushButton">
   <property name="geometry">
    <rect>
     <x>860</x>
     <y>660</y>
     <width>131</width>
     <height>31</height>
    </rect>
   </property>
   <property name="text">
    <string>OK</string>
   </property>
  </widget>
  <widget class="Line" name="line">
   <property name="geometry">
    <rect>
     <x>20</x>
     <y>40</y>
     <width>1081</width>
     <height>16</height>
    </rect>
   </property>
   <property name="orientation">
    <enum>Qt::Horizontal</enum>
   </property>
  </widget>
  <widget class="QLabel" name="label_2">
   <property name="geometry">
    <rect>
     <x>20</x>
     <y>20</y>
     <width>121</width>
     <height>16</height>
    </rect>
   </property>
   <property name="text">
    <string>检索表达式语法:</string>
   </property>
  </widget>
 </widget>
